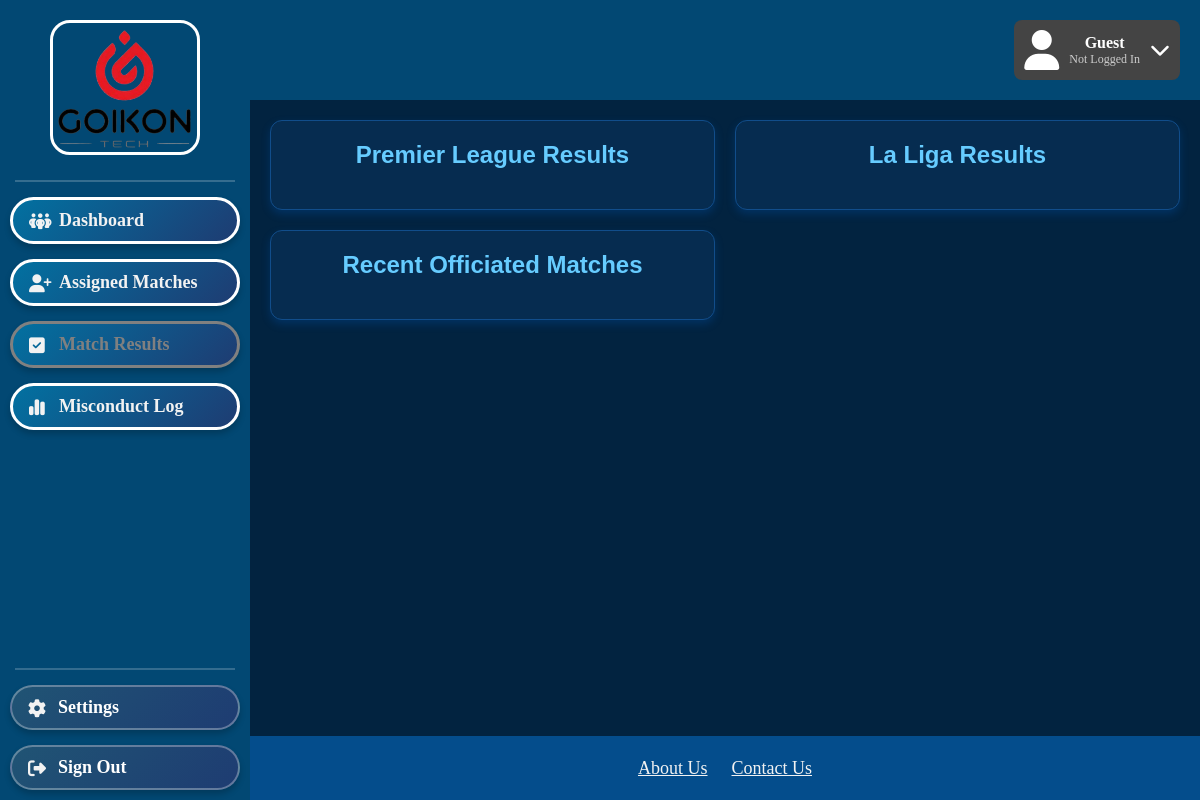
/Main/refereePages/MatchResults.php, run on an earlier commit of the app's database.
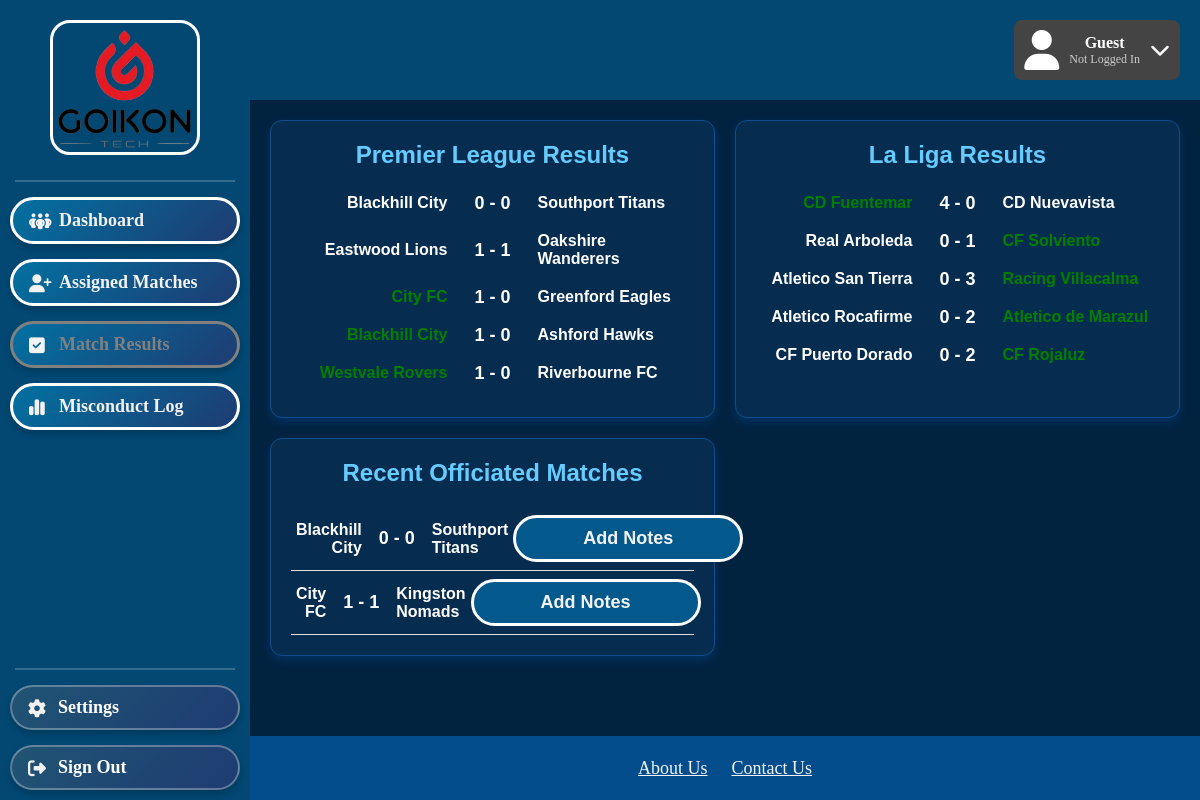
And on a later commit of the database.
### tables this page shows
CREATE TABLE "League_Match" (
	"LeagueMatchID"	INTEGER,
	"LeagueID"	INTEGER NOT NULL,
	"HomeTeamID"	INTEGER NOT NULL,
	"AwayTeamID"	INTEGER NOT NULL,
	"MatchDate"	DATETIME NOT NULL,
	"FieldID"	INTEGER NOT NULL,
	"Status"	TEXT NOT NULL,
	"HomeGoals"	INTEGER NOT NULL DEFAULT 0,
	"AwayGoals"	INTEGER NOT NULL DEFAULT 0,
	PRIMARY KEY("LeagueMatchID" AUTOINCREMENT),
	FOREIGN KEY("AwayTeamID") REFERENCES "Team"("TeamID") ON DELETE CASCADE ON UPDATE CASCADE,
	FOREIGN KEY("FieldID") REFERENCES "Field"("FieldID") ON DELETE CASCADE ON UPDATE CASCADE,
	FOREIGN KEY("HomeTeamID") REFERENCES "Team"("TeamID") ON DELETE CASCADE ON UPDATE CASCADE,
	FOREIGN KEY("LeagueID") REFERENCES "League"("LeagueID") ON DELETE CASCADE ON UPDATE CASCADE
);

### Main/refereePages/MatchResults.php (the view, shortened to what this page needs)
<?php include_once __DIR__ . '/../Include/profile_header.php'; ?>
<!DOCTYPE html>
<html>
    <link rel="stylesheet" href="../styles.css">
    <div class="sidebar">
        <img src="../GoikonLogoFinal.png" alt="Goikon Logo" class = "goikon-logo">
        <div class="sidebar-separator"></div>
        <div class="sidebar-button">
            <a href="RefereeDashboard.php">
                <i class="fa-solid fa-people-group"></i>Dashboard
            </a>
        </div>
        <div class="sidebar-button">
            <a href="AssignedMatches.php">
                <i class="fa-solid fa-user-plus"></i>Assigned Matches
            </a>
        </div>
        <div class="sidebar-button" class="stayOnPageLink">
            <a href="MatchResults.php">
                <i class="fa-solid fa-square-check"></i>Match Results
            </a>
        </div>
        <div class="sidebar-button">
            <a href="MisconductLog.php">
                <i class="fa-solid fa-chart-simple"></i>Misconduct Log
            </a>
        </div>
        <div class="sidebar-toolbox-container">
            <div class="sidebar-separator"></div>
            <div class="sidebar-toolbox-button">
                <a href="../Homepages/SettingsPersonal.php">
                    <i class="fa-solid fa-gear"></i>Settings
                </a>
            </div>
            <div class="sidebar-toolbox-button">
                <a href="../Create Account and Login/Login.php">
                    <i class="fa-solid fa-right-from-bracket"></i></i>Sign Out
                </a>
            </div>
        </div>
    </div>
    <div class="footer">
        <a href="../Homepages/AboutUs.php">About Us</a>
        <a href="../Homepages/ContactUs.php">Contact Us</a>
    </div>
   <div class="main-content">
   <?php
    require_once __DIR__ . '/../Include/db.php';
    try {
        $dbInstance = new Database();
        $conn = $dbInstance->getConnection();
    } catch (Exception $e) {
        die("Error: " . $e->getMessage());
    }
    ?>
    <div class="card-container">
        <div class="card">
            <h2>Premier League Results</h2>
            <?php
            $premQuery = "
                SELECT lm.LeagueMatchID, hm.TeamName AS HomeTeam, am.TeamName AS AwayTeam,
                    lm.MatchDate, lm.HomeGoals, lm.AwayGoals
                FROM League_Match lm
                JOIN Team hm ON lm.HomeTeamID = hm.TeamID
                JOIN Team am ON lm.AwayTeamID = am.TeamID
                WHERE lm.LeagueID = 1
                AND lm.Status = 'Completed'
                ORDER BY lm.MatchDate DESC
                LIMIT 5
            ";
            $premResults = $conn->query($premQuery);
            while ($row = $premResults->fetchArray(SQLITE3_ASSOC)) {
                $homeTeam = htmlspecialchars($row['HomeTeam']);
                $awayTeam = htmlspecialchars($row['AwayTeam']);
                $homeGoals = intval($row['HomeGoals']);
                $awayGoals = intval($row['AwayGoals']);
                $winnerHome = $homeGoals > $awayGoals ? 'winner' : '';
                $winnerAway = $awayGoals > $homeGoals ? 'winner' : '';
                echo "<div class='result'>
                        <div class='team home $winnerHome'>{$homeTeam}</div>
                        <div class='score'>{$homeGoals} - {$awayGoals}</div>
                        <div class='team away $winnerAway'>{$awayTeam}</div>
                    </div>";
            }
            ?>
        </div>
        <div class="card">
            <h2>La Liga Results</h2>
            <?php
            $laLigaQuery = "
                SELECT lm.LeagueMatchID, hm.TeamName AS HomeTeam, am.TeamName AS AwayTeam,
                    lm.MatchDate, lm.HomeGoals, lm.AwayGoals
                FROM League_Match lm
                JOIN Team hm ON lm.HomeTeamID = hm.TeamID
                JOIN Team am ON lm.AwayTeamID = am.TeamID
                WHERE lm.LeagueID = 2
                AND lm.Status = 'Completed'
                ORDER BY lm.MatchDate DESC
                LIMIT 5
            ";
            $laLigaResults = $conn->query($laLigaQuery);
            while ($row = $laLigaResults->fetchArray(SQLITE3_ASSOC)) {
                $homeTeam = htmlspecialchars($row['HomeTeam']);
                $awayTeam = htmlspecialchars($row['AwayTeam']);
                $homeGoals = intval($row['HomeGoals']);
                $awayGoals = intval($row['AwayGoals']);
                $winnerHome = $homeGoals > $awayGoals ? 'winner' : '';
                $winnerAway = $awayGoals > $homeGoals ? 'winner' : '';
                echo "<div class='result'>
                        <div class='team home $winnerHome'>{$homeTeam}</div>
                        <div class='score'>{$homeGoals} - {$awayGoals}</div>
                        <div class='team away $winnerAway'>{$awayTeam}</div>
                    </div>";
            }
            ?>
        </div>
        <div class="card">
            <h2>Recent Officiated Matches</h2>
            <?php
            $officiatedQuery = "
                SELECT lm.LeagueMatchID, hm.TeamName AS HomeTeam, am.TeamName AS AwayTeam,
                    lm.MatchDate, lm.HomeGoals, lm.AwayGoals
                FROM Referee_Booking rb
                JOIN League_Match lm ON rb.LeagueMatchID = lm.LeagueMatchID
                JOIN Team hm ON lm.HomeTeamID = hm.TeamID
                JOIN Team am ON lm.AwayTeamID = am.TeamID
                WHERE rb.RefereeID = 3
                AND lm.Status = 'Completed'
                ORDER BY lm.MatchDate DESC
                LIMIT 5
            ";
            $officiatedResults = $conn->query($officiatedQuery);
            while ($row = $officiatedResults->fetchArray(SQLITE3_ASSOC)) {
                $homeTeam = htmlspecialchars($row['HomeTeam']);
                $awayTeam = htmlspecialchars($row['AwayTeam']);
                $homeGoals = intval($row['HomeGoals']);
                $awayGoals = intval($row['AwayGoals']);
                $leagueMatchID = intval($row['LeagueMatchID']);
                $winnerHome = $homeGoals > $awayGoals ? 'winner' : '';
                $winnerAway = $awayGoals > $homeGoals ? 'winner' : '';
                echo "<div class='result-row'>
                        <div class='team home $winnerHome'>{$homeTeam}</div>
                        <div class='score'>{$homeGoals} - {$awayGoals}</div>
                        <div class='team away $winnerAway'>{$awayTeam}</div>
                        <div class='notes-button'>
                            <button class='add-notes-btn' data-matchid='{$leagueMatchID}'>Add Notes</button>
                        </div>
                    </div>";
            }
            ?>
        </div>
   </div>
</html>

### Main/Include/profile_header.php (shortened to what this page needs)
<?php
$userDisplay = ['name' => 'Guest', 'role' => 'Not Logged In'];
?>
<div class="header">
    <div class="profile-box">
        <i class="fa fa-user"></i>
        <div>
            <div class="name"><?= htmlspecialchars($userDisplay['name']) ?></div>
            <div class="role"><?= htmlspecialchars($userDisplay['role']) ?></div>
        </div>
        <i class="fa fa-chevron-down dropdown-icon"></i>
    </div>
</div>

### Main/styles.css (style rules this page uses)
.header { position: fixed; display: flex; align-items: center; justify-content: center; top: 0; left: 0; width: calc(100% - 250px); height: 100px; left: 250px; background-color: #024873; color: white; text-align: center; z-index: 10000000023; }
.profile-box { position: absolute; top: 20px; right: 20px; background-color: #444; padding: 10px; border-radius: 8px; display: flex; align-items: center; color: white; max-width: 300px; }
.profile-box .fa-user { font-size: 40px; margin-right: 10px; }
.profile-box .name { font-weight: bold; white-space: nowrap; overflow: hidden; text-overflow: ellipsis; }
.profile-box .role { font-size: 12px; color: #ccc; white-space: nowrap; overflow: hidden; text-overflow: ellipsis; }
.profile-box .dropdown-icon { margin-left: 10px; cursor: pointer; font-size: 20px; }
.goikon-logo { position: absolute; top: 20px; left: 50px; width: 150px; height: auto; z-index: 10000; border: 3px solid white; border-radius: 20px; }
.sidebar { position: fixed; top: 0; left: 0; width: 250px; height: 100%; background-color: #024873; display: flex; flex-direction: column; align-items: center; padding-top: 180px; gap: 15px; }
.sidebar-button { background: none; padding: 0; }
.sidebar-button a { display: block; background: linear-gradient(135deg, #0271A1, #1e3c72); color: #F2F2F2; cursor: pointer; text-align: left; text-indent: 8px; font-weight: bold; text-decoration: none; font-size: 18px; width: 230px; padding: 10px 0; display: block; border: 3px solid white; border-radius: 50px; transition: all 0.3s ease-in-out; box-shadow: 0 4px 6px rgba(0, 0, 0, 0.2); }
.sidebar-button a.active { color: grey; border-color: grey; }
.sidebar i { color: #f2f2f2; font-size: 18px; vertical-align: middle; margin-right: 20px; width: 1em; }
.sidebar-toolbox-container { position: fixed; display: flex; flex-direction: column; align-items: center; gap: 15px; width: 250px; bottom: 10px; left: 0; }
.sidebar-toolbox-button { position: relative; display: flex; background: none; padding: 0; }
.sidebar-toolbox-button a { cursor: pointer; text-align: left; text-indent: 8px; background: linear-gradient(135deg, #205474, #1e3c72); color: white; font-weight: bold; text-decoration: none; font-size: 18px; width: 230px; padding: 10px 0; border-radius: 30px; backdrop-filter: blur(10px); border: 2px solid rgba(255, 255, 255, 0.3); transition: all 0.3s ease-in-out; box-shadow: 0 4px 6px rgba(0, 0, 0, 0.2); }
.sidebar-separator { height: 2px; background-color: rgba(255, 255, 255, 0.2); margin: 0px; width: calc(100% - 30px); margin-left: 15px; margin-right: 15px; }
.footer { position: fixed; left: 250px; width: calc(100vw - 250px); bottom: 0; background-color: #044D8C; text-align: center; padding: 20px; z-index: -1000; }
.footer a { color: #F2F2F2; font-size: 18px; line-height: 24px; margin: 10px; }
.main-content { position: fixed; align-content: left; top: 100px; left: 250px; width: calc(100vw - 250px); height: calc(100vh - 164px); background-color: #022340; z-index: 1000001; font-family:Verdana, Tahoma, sans-serif; }
.main-content button { background-color: #03588C; color: #F2F2F2; text-align: center; font-weight: bold; text-decoration: none; font-size: 18px; width: 230px; display: flex; padding: 10px 0; display: block; border: 3px solid white; border-radius: 50px; margin: 0 auto; }
.team { flex: 1; text-align: center; padding: 5px; font-weight: bold; }
* { margin: 0; padding: 0; box-sizing: border-box; }

### Main/refereePages/MatchResults.php (style rules this page uses)
.card-container { display: grid; grid-template-columns: repeat(auto-fit, minmax(300px, 1fr)); gap: 20px; margin: 20px; }
.card { background-color: #062c50; color: white; border: 1px solid #114d8a; border-radius: 12px; padding: 20px; box-shadow: 0 4px 8px rgba(0, 86, 179, 0.3); }
.card h2 { text-align: center; color: #66ccff; margin-bottom: 20px; }
.result { display: grid; grid-template-columns: 1fr auto 1fr; align-items: center; gap: 10px; margin: 10px 0; }
.result-row { display: flex; align-items: center; justify-content: space-between; padding: 8px 0; border-bottom: 1px solid #ddd; }
.team { font-weight: bold; text-align: center; padding: 5px; }
.home { text-align: right; }
.away { text-align: left; }
.score { font-size: 18px; font-weight: bold; text-align: center; min-width: 60px; }
.winner { color: #4CAF50; }
.notes-button { flex: 1; text-align: right; }
.add-notes-btn { padding: 4px 8px; background-color: #007bff; color: white; border: none; border-radius: 4px; cursor: pointer; }
.winner { color: green; font-weight: bold; }

What changed in the data, as far as the page shows it:
added league_match: homeTeam "Blackhill City", HomeGoals "0", AwayGoals "0", awayTeam "Southport Titans"
added league_match: homeTeam "Eastwood Lions", HomeGoals "1", AwayGoals "1", awayTeam "Oakshire Wanderers", shown under "Premier League Results"
added league_match: homeTeam "City FC", HomeGoals "1", AwayGoals "0", awayTeam "Greenford Eagles", shown under "Premier League Results"
added league_match: homeTeam "Blackhill City", HomeGoals "1", AwayGoals "0", awayTeam "Ashford Hawks", shown under "Premier League Results"
added league_match: homeTeam "Westvale Rovers", HomeGoals "1", AwayGoals "0", awayTeam "Riverbourne FC", shown under "Premier League Results"
added league_match: homeTeam "CD Fuentemar", HomeGoals "4", AwayGoals "0", awayTeam "CD Nuevavista", shown under "La Liga Results"
added league_match: homeTeam "Real Arboleda", HomeGoals "0", AwayGoals "1", awayTeam "CF Solviento", shown under "La Liga Results"
added league_match: homeTeam "Atletico San Tierra", HomeGoals "0", AwayGoals "3", awayTeam "Racing Villacalma", shown under "La Liga Results"
added league_match: homeTeam "Atletico Rocafirme", HomeGoals "0", AwayGoals "2", awayTeam "Atletico de Marazul", shown under "La Liga Results"
added league_match: homeTeam "CF Puerto Dorado", HomeGoals "0", AwayGoals "2", awayTeam "CF Rojaluz", shown under "La Liga Results"
added league_match: homeTeam "City FC", HomeGoals "1", AwayGoals "1", awayTeam "Kingston Nomads", shown under "Recent Officiated Matches"
